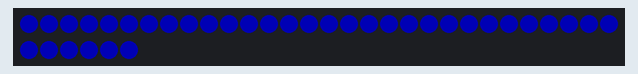
Simulated run of this program. Board: Raspberry Pi Pico running MicroPython. Shown: 36 RGB LEDs in strip order, left to right, continuing on the next row. Dim RGB values are drawn brighter than linear. At 5.0 s the program stops and its outputs stay as they are.

Above: at 0.1 s.
At 0.6 s:
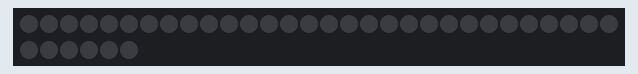

Measured:
- what the display in image 1 shows lasts 0.5 s, from 0.5 s to 1.0 s

The program:

10_neopixel_02.py
```python
from machine import Pin
from neopixel import NeoPixel
import time

PIXEL_PIN=3
PIXEL_COUNT=36

pin = Pin(PIXEL_PIN, Pin.OUT)
np = NeoPixel(pin, PIXEL_COUNT)

for cnt in range(5):
    np.fill((0,0,64))
    np.write()
    time.sleep(0.5)

    np.fill((0,0,0))
    np.write()
    time.sleep(0.5)

    
```
